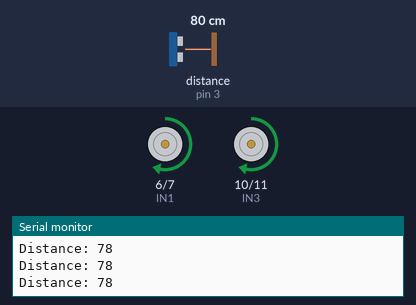
The sketch below on a simulated Arduino Uno, built with avr-gcc and run on an emulated ATmega328P. Shown: motor-driver pin pairs drawn as motors (green arrow = first pin HIGH = forward, orange = second pin HIGH = backward, longer = more drive, scaled by the enable pin), the last lines printed to the serial monitor. Wiring (inferred from the names in the program): ultrasonic range finder: trigger pin 2; echo pin 3. The inputs (shaded band) are chosen by the test bench; at power-on: distance to the obstacle (sensor on pin 3) 80 cm. The echo pulse lasts 58.3 µs per cm.

Above: at 1.2 s.
1.3 s: distance to the obstacle (sensor on pin 3) set to 22 cm
2.8 s: distance to the obstacle (sensor on pin 3) set to 18 cm
At 3.9 s:
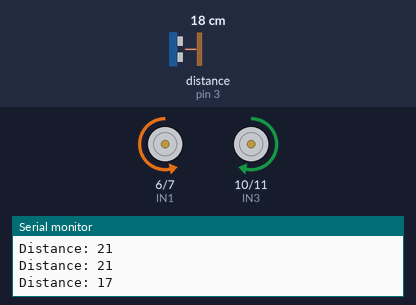
5.8 s: distance to the obstacle (sensor on pin 3) set to 35 cm
At 6.1 s:
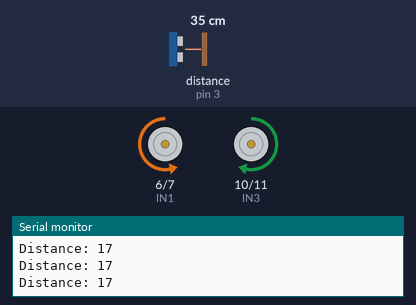
8.0 s: distance to the obstacle (sensor on pin 3) set to 2 cm
At 8.4 s:
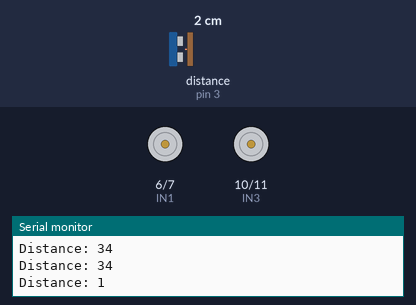
Timing chart, 0 to 12.0 s (numbered marks = the images above; inputs shaded):
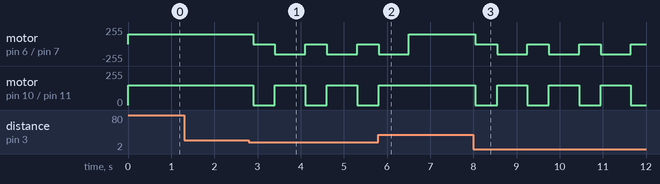

The sketch:

arduino_rover.ino
```cpp
// Trash Distribution Rover
// Autonomous obstacle avoidance rover

// Motor driver pins
int ENA = 5;
int IN1 = 6;
int IN2 = 7;

int ENB = 9;
int IN3 = 10;
int IN4 = 11;

// Ultrasonic pins
int trigPin = 2;
int echoPin = 3;

long duration;
int distance;

void setup() {

  Serial.begin(9600);

  pinMode(trigPin, OUTPUT);
  pinMode(echoPin, INPUT);

  pinMode(ENA, OUTPUT);
  pinMode(IN1, OUTPUT);
  pinMode(IN2, OUTPUT);

  pinMode(ENB, OUTPUT);
  pinMode(IN3, OUTPUT);
  pinMode(IN4, OUTPUT);

}

int getDistance() {

  digitalWrite(trigPin, LOW);
  delayMicroseconds(2);

  digitalWrite(trigPin, HIGH);
  delayMicroseconds(10);

  digitalWrite(trigPin, LOW);

  duration = pulseIn(echoPin, HIGH);
  distance = duration * 0.034 / 2;

  return distance;
}

void moveForward() {

  digitalWrite(IN1, HIGH);
  digitalWrite(IN2, LOW);

  digitalWrite(IN3, HIGH);
  digitalWrite(IN4, LOW);

  analogWrite(ENA, 150);
  analogWrite(ENB, 150);

}

void stopRover() {

  digitalWrite(IN1, LOW);
  digitalWrite(IN2, LOW);

  digitalWrite(IN3, LOW);
  digitalWrite(IN4, LOW);

}

void turnLeft() {

  digitalWrite(IN1, LOW);
  digitalWrite(IN2, HIGH);

  digitalWrite(IN3, HIGH);
  digitalWrite(IN4, LOW);

  delay(600);

}

void loop() {

  distance = getDistance();

  Serial.print("Distance: ");
  Serial.println(distance);

  if (distance < 20) {

    stopRover();
    delay(500);

    turnLeft();

  }
  else {

    moveForward();

  }

  delay(100);

}
```

Measured:
- the behaviour switches between 21 and 20 cm on distance to the obstacle (sensor on pin 3) (found by bisection; images 0 and 1)
- after the input at 2.8 s, motor on pin 6 (IN1) / pin 7 (IN2): alternates backward 150/255 for 0.70 s and stopped for 0.50 s, starting after 0.10 s; motor on pin 10 (IN3) / pin 11 (IN4): alternates forward 150/255 for 0.70 s and stopped for 0.50 s, starting after 0.10 s
- after the input at 5.8 s, motor on pin 10 (IN3) / pin 11 (IN4): goes on until 5.8 s, then stays forward 150/255
- after the input at 8.0 s, motor on pin 6 (IN1) / pin 7 (IN2): alternates backward 150/255 for 0.70 s and stopped for 0.50 s, starting after 0.05 s; motor on pin 10 (IN3) / pin 11 (IN4): alternates forward 150/255 for 0.70 s and stopped for 0.50 s, starting after 0.05 s
